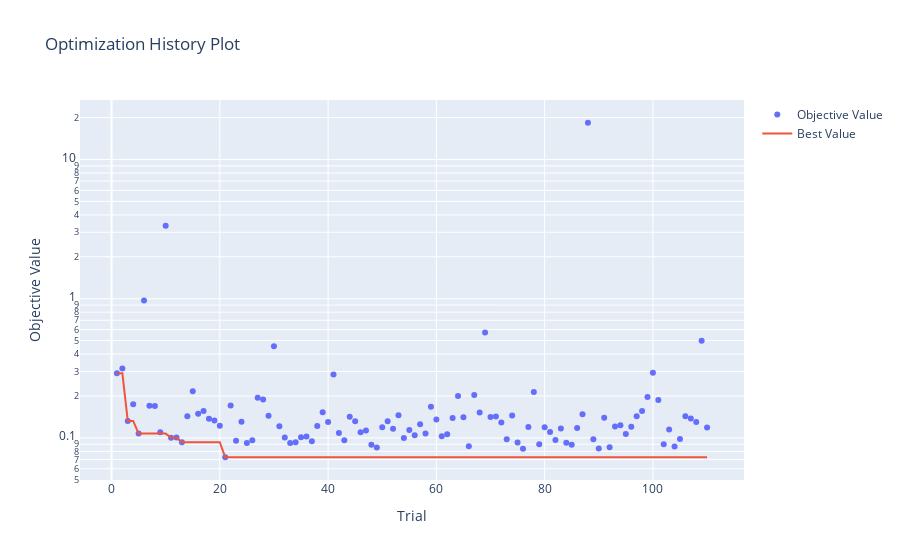

The code cell stored with this chart in its notebook:
### Code cell
import optuna

fig = optuna.visualization.plot_optimization_history(study)
fig.update_yaxes(type='log')
